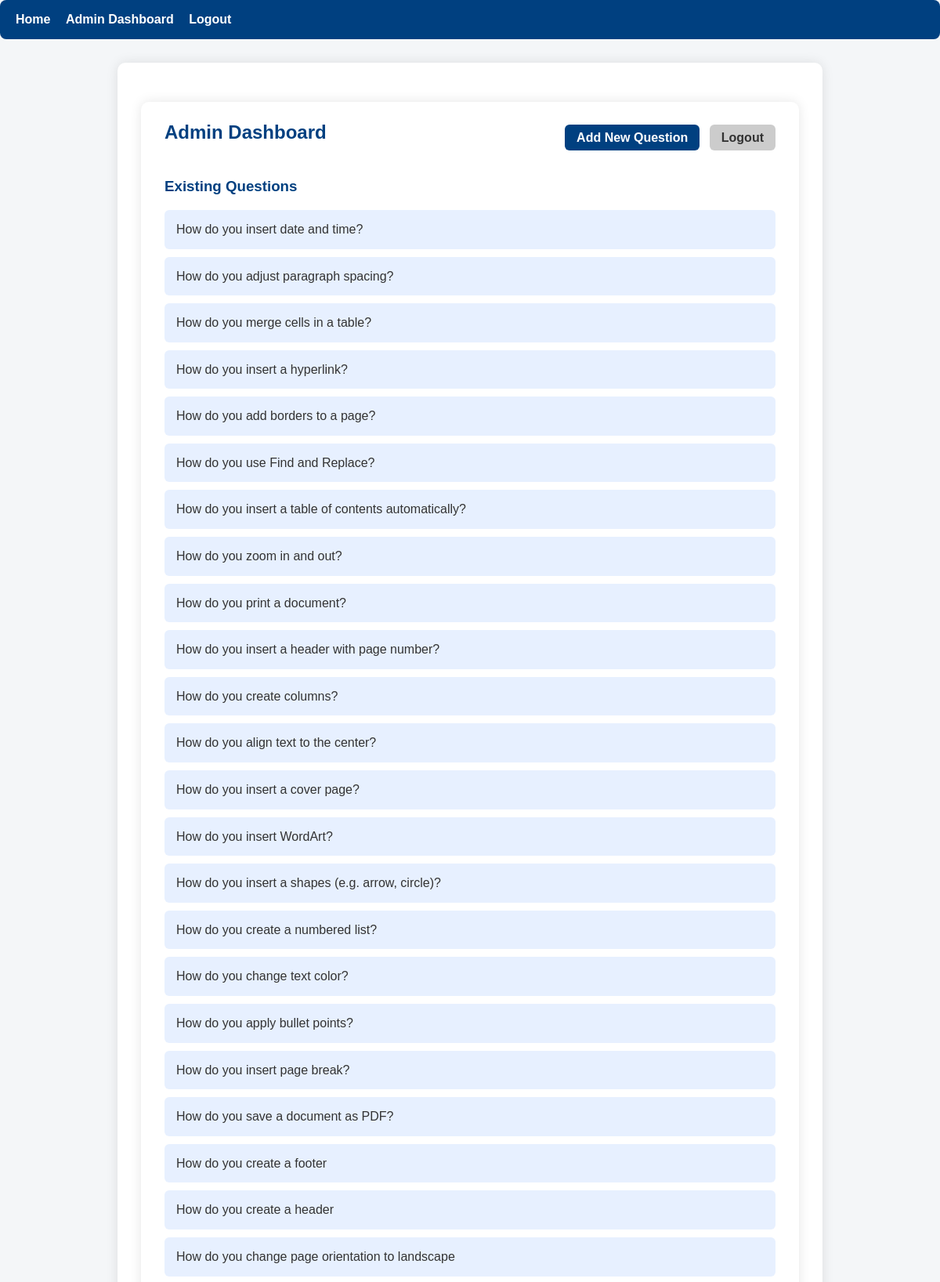
Screenshot of /admin/dashboard (signed in, upper part) with the database file from the repository.
### app.py (models this page shows)
class Question(db.Model):
    __tablename__ = "questions"
    id = db.Column(db.Integer, primary_key=True)
    question_text = db.Column(db.Text, nullable=False)
    model_answer = db.Column(db.Text, nullable=False)
    created_at = db.Column(db.DateTime, default=datetime.utcnow)

### app.py (the view)
@app.route("/admin/dashboard")
@login_required_admin
def admin_dashboard():
    questions = Question.query.order_by(Question.created_at.desc()).limit(100).all()
    return render_template("admin_dashboard.html", questions=questions)

### app.py (called while the page is built)
def login_required_admin(f):
    @wraps(f)
    def decorated(*args, **kwargs):
        if "admin_id" not in session:
            flash("Please log in as admin to continue.", "warning")
            return redirect(url_for("admin_login"))
        return f(*args, **kwargs)
    return decorated

### templates/admin_dashboard.html (shortened to what this page needs)
{% extends "base.html" %}
{% block content %}
<div class="container admin-dashboard">
    <div class="dashboard-header" style="display:flex; justify-content:space-between; align-items:center; margin-bottom:20px;">
        <h2>Admin Dashboard</h2>
        <div>
            <a href="{{ url_for('admin_add_question') }}" class="btn-primary">Add New Question</a>
            <a href="{{ url_for('admin_logout') }}" class="btn-secondary">Logout</a>
        </div>
    </div>
    <h3>Existing Questions</h3>
    <ul class="question-list">
        {% for q in questions %}
        <li>
            <span>{{ q.question_text }}</span>
        </li>
        {% endfor %}
    </ul>
</div>
{% endblock %}

### static/css/style.css (style rules this page uses)
* { box-sizing: border-box; margin: 0; padding: 0; font-family: Arial, sans-serif; }
body { background-color: #f4f6f8; color: #333; line-height: 1.6; }
.container { max-width: 900px; margin: 30px auto; background-color: #fff; padding: 20px 30px; border-radius: 10px; box-shadow: 0 0 15px rgba(0,0,0,0.1); }
h1, h2, h3 { margin-bottom: 15px; color: #004080; }
ul { list-style-type: none; margin: 10px 0; padding-left: 0; }
ul li { background-color: #e7f0ff; padding: 10px; margin-bottom: 8px; border-radius: 6px; }
.admin-dashboard .btn-primary, .admin-dashboard .btn-secondary { text-decoration: none; padding: 8px 15px; margin-left: 8px; border-radius: 6px; font-weight: bold; transition: background 0.3s, color 0.3s; }
.admin-dashboard .btn-primary { background-color: #004080; color: #fff; }
.admin-dashboard .btn-secondary { background-color: #ccc; color: #333; }
.question-list { list-style-type: none; padding-left: 0; }
.question-list li { background-color: #e7f0ff; padding: 12px 15px; margin-bottom: 10px; border-radius: 6px; display: flex; justify-content: space-between; align-items: center; transition: background 0.3s; }

### rows the page displays
Question: question_text "How do you insert date and time?"
Question: question_text "How do you adjust paragraph spacing?"
Question: question_text "How do you merge cells in a table?"
Question: question_text "How do you insert a hyperlink?"
Question: question_text "How do you add borders to a page?"
Question: question_text "How do you use Find and Replace?"
Question: question_text "How do you insert a table of contents automatically?"
Question: question_text "How do you zoom in and out?"
Question: question_text "How do you print a document?"
Question: question_text "How do you insert a header with page number?"
Question: question_text "How do you create columns?"
Question: question_text "How do you align text to the center?"
Question: question_text "How do you insert a cover page?"
Question: question_text "How do you insert WordArt?"
Question: question_text "How do you insert a shapes (e.g. arrow, circle)?"
Question: question_text "How do you create a numbered list?"
Question: question_text "How do you change text color?"
Question: question_text "How do you apply bullet points?"
Question: question_text "How do you insert page break?"
Question: question_text "How do you save a document as PDF?"
Question: question_text "How do you create a footer"
Question: question_text "How do you create a header"
Question: question_text "How do you change page orientation to landscape"
